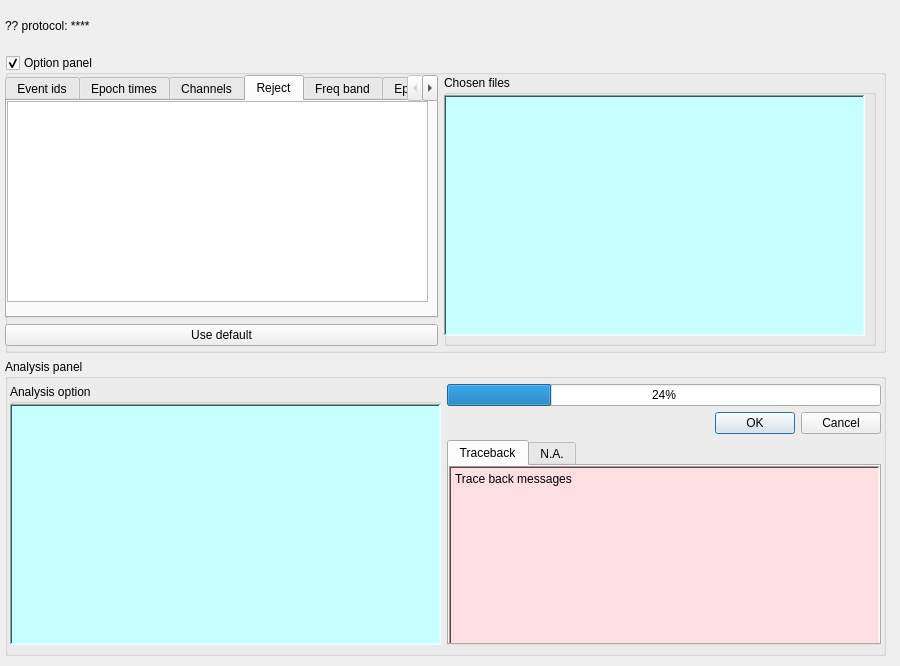
<?xml version="1.0" encoding="UTF-8"?>
<ui version="4.0">
 <class>Dialog</class>
 <widget class="QDialog" name="Dialog">
  <property name="geometry">
   <rect>
    <x>0</x>
    <y>0</y>
    <width>900</width>
    <height>666</height>
   </rect>
  </property>
  <property name="windowTitle">
   <string>Dialog</string>
  </property>
  <widget class="QWidget" name="verticalLayoutWidget">
   <property name="geometry">
    <rect>
     <x>0</x>
     <y>50</y>
     <width>891</width>
     <height>611</height>
    </rect>
   </property>
   <layout class="QVBoxLayout" name="verticalLayout">
    <property name="leftMargin">
     <number>5</number>
    </property>
    <property name="topMargin">
     <number>5</number>
    </property>
    <property name="rightMargin">
     <number>5</number>
    </property>
    <property name="bottomMargin">
     <number>5</number>
    </property>
    <item>
     <layout class="QVBoxLayout" name="verticalLayout_2">
      <item>
       <widget class="QGroupBox" name="groupBox_2">
        <property name="sizePolicy">
         <sizepolicy hsizetype="Expanding" vsizetype="Expanding">
          <horstretch>0</horstretch>
          <verstretch>0</verstretch>
         </sizepolicy>
        </property>
        <property name="title">
         <string>Option panel</string>
        </property>
        <property name="flat">
         <bool>true</bool>
        </property>
        <property name="checkable">
         <bool>true</bool>
        </property>
        <widget class="QWidget" name="horizontalLayoutWidget_3">
         <property name="geometry">
          <rect>
           <x>0</x>
           <y>20</y>
           <width>871</width>
           <height>271</height>
          </rect>
         </property>
         <layout class="QHBoxLayout" name="horizontalLayout_4">
          <item>
           <layout class="QVBoxLayout" name="verticalLayout_3">
            <item>
             <widget class="QTabWidget" name="tabWidget_2">
              <property name="currentIndex">
               <number>3</number>
              </property>
              <widget class="QWidget" name="tab">
               <attribute name="title">
                <string>Event ids</string>
               </attribute>
               <widget class="QPlainTextEdit" name="zcc_plainTextEdit_eventIds">
                <property name="geometry">
                 <rect>
                  <x>0</x>
                  <y>0</y>
                  <width>421</width>
                  <height>201</height>
                 </rect>
                </property>
               </widget>
              </widget>
              <widget class="QWidget" name="tab_3">
               <attribute name="title">
                <string>Epoch times</string>
               </attribute>
               <widget class="QPlainTextEdit" name="zcc_plainTextEdit_epochTimes">
                <property name="geometry">
                 <rect>
                  <x>0</x>
                  <y>0</y>
                  <width>421</width>
                  <height>201</height>
                 </rect>
                </property>
               </widget>
              </widget>
              <widget class="QWidget" name="tab_5">
               <attribute name="title">
                <string>Channels</string>
               </attribute>
               <widget class="QPlainTextEdit" name="zcc_plainTextEdit_channels">
                <property name="geometry">
                 <rect>
                  <x>0</x>
                  <y>0</y>
                  <width>421</width>
                  <height>201</height>
                 </rect>
                </property>
                <property name="sizePolicy">
                 <sizepolicy hsizetype="Expanding" vsizetype="Expanding">
                  <horstretch>0</horstretch>
                  <verstretch>0</verstretch>
                 </sizepolicy>
                </property>
               </widget>
              </widget>
              <widget class="QWidget" name="tab_2">
               <attribute name="title">
                <string>Reject</string>
               </attribute>
               <widget class="QPlainTextEdit" name="zcc_plainTextEdit_reject">
                <property name="geometry">
                 <rect>
                  <x>0</x>
                  <y>0</y>
                  <width>421</width>
                  <height>201</height>
                 </rect>
                </property>
               </widget>
              </widget>
              <widget class="QWidget" name="tab_4">
               <attribute name="title">
                <string>Freq band</string>
               </attribute>
               <widget class="QPlainTextEdit" name="zcc_plainTextEdit_freqBand">
                <property name="geometry">
                 <rect>
                  <x>0</x>
                  <y>0</y>
                  <width>421</width>
                  <height>201</height>
                 </rect>
                </property>
               </widget>
              </widget>
              <widget class="QWidget" name="tab_6">
               <attribute name="title">
                <string>Epochs kwargs</string>
               </attribute>
               <widget class="QPlainTextEdit" name="zcc_plainTextEdit_epochsKwargs">
                <property name="geometry">
                 <rect>
                  <x>0</x>
                  <y>0</y>
                  <width>421</width>
                  <height>201</height>
                 </rect>
                </property>
               </widget>
              </widget>
             </widget>
            </item>
            <item>
             <widget class="QPushButton" name="zcc_pushButton_useDefault">
              <property name="text">
               <string>Use default</string>
              </property>
             </widget>
            </item>
           </layout>
          </item>
          <item>
           <widget class="QGroupBox" name="groupBox">
            <property name="sizePolicy">
             <sizepolicy hsizetype="Expanding" vsizetype="Expanding">
              <horstretch>0</horstretch>
              <verstretch>0</verstretch>
             </sizepolicy>
            </property>
            <property name="baseSize">
             <size>
              <width>0</width>
              <height>0</height>
             </size>
            </property>
            <property name="title">
             <string>Chosen files</string>
            </property>
            <property name="flat">
             <bool>true</bool>
            </property>
            <widget class="QListWidget" name="zcc_listWidget_chosenFiles">
             <property name="enabled">
              <bool>true</bool>
             </property>
             <property name="geometry">
              <rect>
               <x>0</x>
               <y>20</y>
               <width>421</width>
               <height>241</height>
              </rect>
             </property>
             <property name="sizePolicy">
              <sizepolicy hsizetype="Expanding" vsizetype="Preferred">
               <horstretch>0</horstretch>
               <verstretch>0</verstretch>
              </sizepolicy>
             </property>
             <property name="cursor" stdset="0">
              <cursorShape>ForbiddenCursor</cursorShape>
             </property>
             <property name="styleSheet">
              <string notr="true">background-color: #c7ffff</string>
             </property>
             <property name="frameShape">
              <enum>QFrame::Shape::WinPanel</enum>
             </property>
            </widget>
           </widget>
          </item>
         </layout>
        </widget>
       </widget>
      </item>
      <item>
       <widget class="QGroupBox" name="groupBox_3">
        <property name="sizePolicy">
         <sizepolicy hsizetype="Expanding" vsizetype="Expanding">
          <horstretch>0</horstretch>
          <verstretch>0</verstretch>
         </sizepolicy>
        </property>
        <property name="title">
         <string>Analysis panel</string>
        </property>
        <property name="flat">
         <bool>true</bool>
        </property>
        <widget class="QWidget" name="horizontalLayoutWidget_2">
         <property name="geometry">
          <rect>
           <x>0</x>
           <y>20</y>
           <width>881</width>
           <height>271</height>
          </rect>
         </property>
         <layout class="QHBoxLayout" name="horizontalLayout_3">
          <property name="leftMargin">
           <number>5</number>
          </property>
          <property name="topMargin">
           <number>5</number>
          </property>
          <property name="rightMargin">
           <number>5</number>
          </property>
          <property name="bottomMargin">
           <number>5</number>
          </property>
          <item>
           <widget class="QGroupBox" name="groupBox_4">
            <property name="minimumSize">
             <size>
              <width>431</width>
              <height>0</height>
             </size>
            </property>
            <property name="sizeIncrement">
             <size>
              <width>0</width>
              <height>0</height>
             </size>
            </property>
            <property name="title">
             <string>Analysis option</string>
            </property>
            <property name="flat">
             <bool>true</bool>
            </property>
            <widget class="QListWidget" name="zcc_listWidget_analysisOptions">
             <property name="geometry">
              <rect>
               <x>0</x>
               <y>20</y>
               <width>431</width>
               <height>241</height>
              </rect>
             </property>
             <property name="cursor" stdset="0">
              <cursorShape>ForbiddenCursor</cursorShape>
             </property>
             <property name="styleSheet">
              <string notr="true">background-color: #c7ffff</string>
             </property>
             <property name="frameShape">
              <enum>QFrame::Shape::WinPanel</enum>
             </property>
             <property name="frameShadow">
              <enum>QFrame::Shadow::Sunken</enum>
             </property>
             <property name="lineWidth">
              <number>1</number>
             </property>
             <property name="midLineWidth">
              <number>0</number>
             </property>
            </widget>
           </widget>
          </item>
          <item>
           <layout class="QVBoxLayout" name="verticalLayout_4">
            <item>
             <widget class="QProgressBar" name="progressBar">
              <property name="value">
               <number>24</number>
              </property>
             </widget>
            </item>
            <item>
             <widget class="QDialogButtonBox" name="zcc_buttonBox_goToNext">
              <property name="orientation">
               <enum>Qt::Orientation::Horizontal</enum>
              </property>
              <property name="standardButtons">
               <set>QDialogButtonBox::StandardButton::Cancel|QDialogButtonBox::StandardButton::Ok</set>
              </property>
             </widget>
            </item>
            <item>
             <widget class="QTabWidget" name="tabWidget">
              <property name="currentIndex">
               <number>0</number>
              </property>
              <widget class="QWidget" name="tab_traceback">
               <attribute name="title">
                <string>Traceback</string>
               </attribute>
               <widget class="QTextBrowser" name="zcc_textBrowser_tracebackMessage">
                <property name="geometry">
                 <rect>
                  <x>0</x>
                  <y>0</y>
                  <width>431</width>
                  <height>181</height>
                 </rect>
                </property>
                <property name="styleSheet">
                 <string notr="true">background-color: #FEDFE1</string>
                </property>
                <property name="frameShape">
                 <enum>QFrame::Shape::WinPanel</enum>
                </property>
                <property name="lineWrapMode">
                 <enum>QTextEdit::LineWrapMode::NoWrap</enum>
                </property>
                <property name="html">
                 <string>&lt;!DOCTYPE HTML PUBLIC &quot;-//W3C//DTD HTML 4.0//EN&quot; &quot;http://www.w3.org/TR/REC-html40/strict.dtd&quot;&gt;
&lt;html&gt;&lt;head&gt;&lt;meta name=&quot;qrichtext&quot; content=&quot;1&quot; /&gt;&lt;meta charset=&quot;utf-8&quot; /&gt;&lt;style type=&quot;text/css&quot;&gt;
p, li { white-space: pre-wrap; }
hr { height: 1px; border-width: 0; }
li.unchecked::marker { content: &quot;\2610&quot;; }
li.checked::marker { content: &quot;\2612&quot;; }
&lt;/style&gt;&lt;/head&gt;&lt;body style=&quot; font-family:'Microsoft YaHei UI'; font-size:9pt; font-weight:400; font-style:normal;&quot;&gt;
&lt;p style=&quot; margin-top:0px; margin-bottom:0px; margin-left:0px; margin-right:0px; -qt-block-indent:0; text-indent:0px;&quot;&gt;Trace back messages&lt;/p&gt;&lt;/body&gt;&lt;/html&gt;</string>
                </property>
               </widget>
              </widget>
              <widget class="QWidget" name="tab_NA">
               <attribute name="title">
                <string>N.A.</string>
               </attribute>
              </widget>
             </widget>
            </item>
           </layout>
          </item>
         </layout>
        </widget>
       </widget>
      </item>
      <item>
       <layout class="QHBoxLayout" name="horizontalLayout_2"/>
      </item>
     </layout>
    </item>
   </layout>
  </widget>
  <widget class="QWidget" name="horizontalLayoutWidget">
   <property name="geometry">
    <rect>
     <x>0</x>
     <y>10</y>
     <width>891</width>
     <height>31</height>
    </rect>
   </property>
   <layout class="QHBoxLayout" name="horizontalLayout">
    <property name="leftMargin">
     <number>5</number>
    </property>
    <property name="topMargin">
     <number>5</number>
    </property>
    <property name="rightMargin">
     <number>5</number>
    </property>
    <property name="bottomMargin">
     <number>5</number>
    </property>
    <item>
     <widget class="QLabel" name="zcc_label_protocolSlogan">
      <property name="text">
       <string>?? protocol: ****</string>
      </property>
     </widget>
    </item>
   </layout>
  </widget>
 </widget>
 <resources/>
 <connections>
  <connection>
   <sender>zcc_buttonBox_goToNext</sender>
   <signal>rejected()</signal>
   <receiver>Dialog</receiver>
   <slot>reject()</slot>
   <hints>
    <hint type="sourcelabel">
     <x>316</x>
     <y>260</y>
    </hint>
    <hint type="destinationlabel">
     <x>286</x>
     <y>274</y>
    </hint>
   </hints>
  </connection>
 </connections>
</ui>
